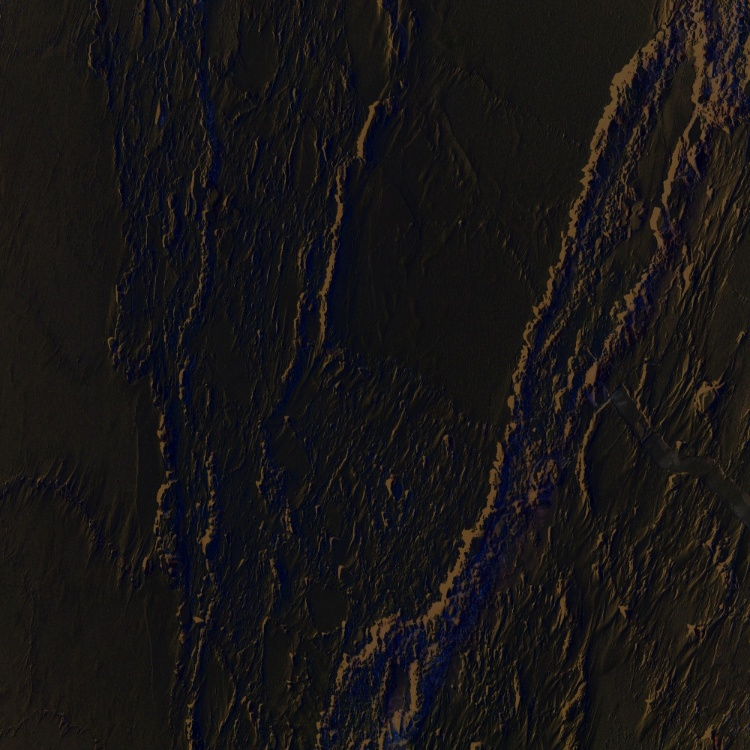
#> input picture changed/empty/2016-04-18 10-55-17_1645_L.JPG, 750 x 750 px, given as the content of the folder ./workDirectory, which was not available
$ python main.py
#> lines starting #> are read from the running program, lines starting #| are printed output that depends on the picture; pictures that were not available may be replaced by others from this repository, and a replacement may not be noted
"""
modulo 1 -- change a photo
"""

from os import listdir
from os.path import abspath
import cv2
import numpy as np
from PIL import Image


def change_contrast(file_name):
#> called with file_name = '2016-04-18 10-55-17_1645_L.JPG'
    img = cv2.imread("./workDirectory/" + file_name)
#> img is the input picture: shape (750, 750, 3); mean B, G, R 21.3, 21.2, 23.6
    imghsv = cv2.cvtColor(img, cv2.COLOR_BGR2HSV).astype("float32")
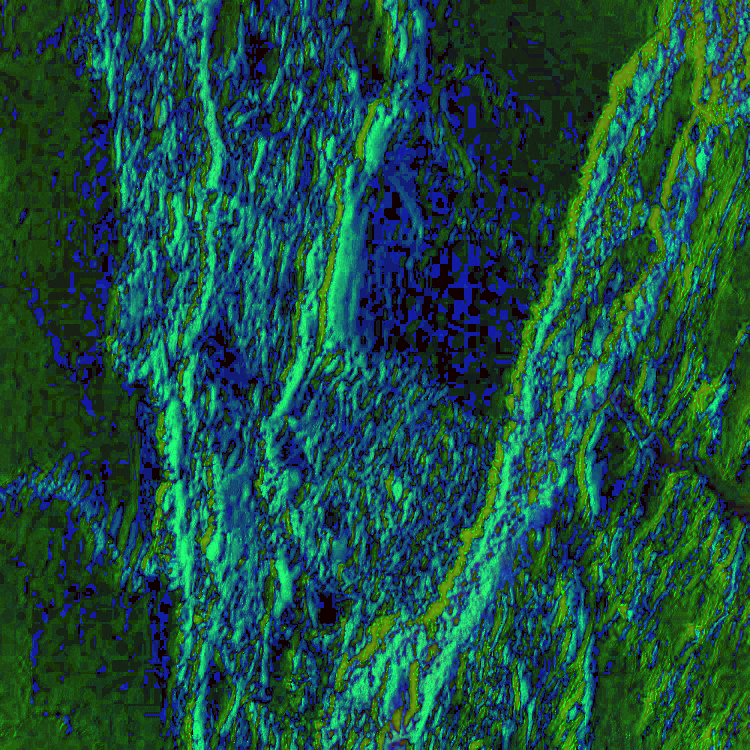
#> imghsv: shape (750, 750, 3) float32; mean B, G, R 65.4, 78.9, 26.7
    (h, s, v) = cv2.split(imghsv)
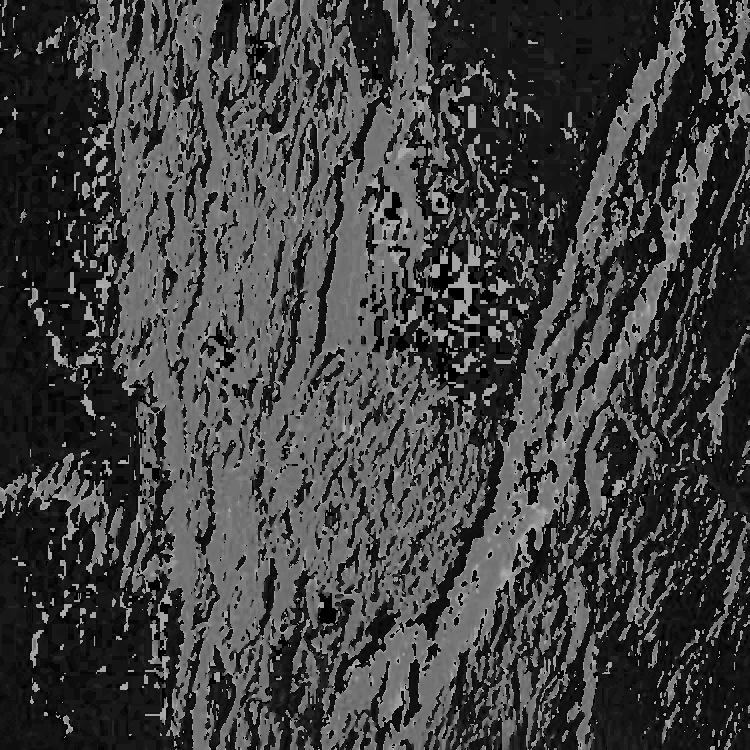
#> h: shape (750, 750) float32; min 0, max 179, mean 65.4
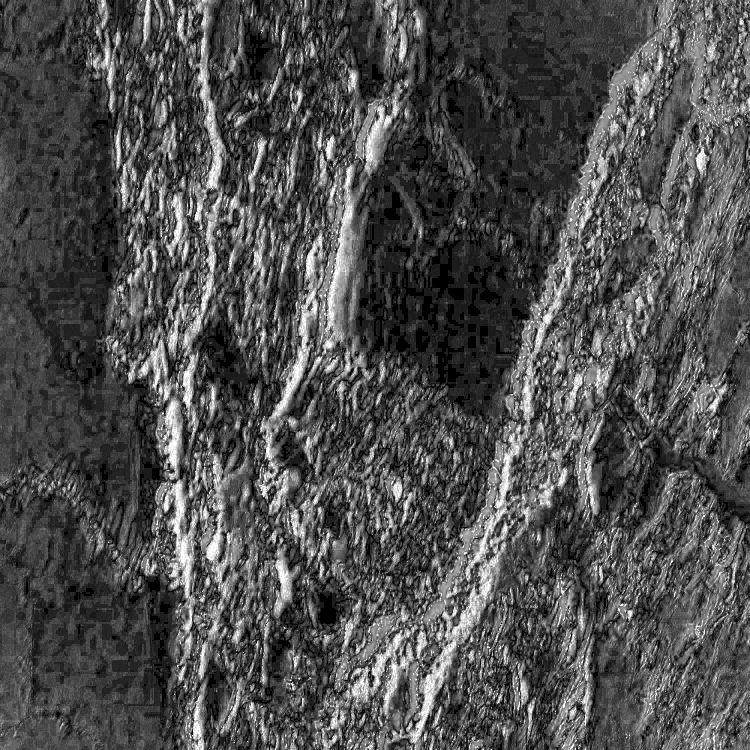
#> s: shape (750, 750) float32; min 0, max 255, mean 78.8
    s = s * 5.4
    s = np.clip(s, 0, 255)
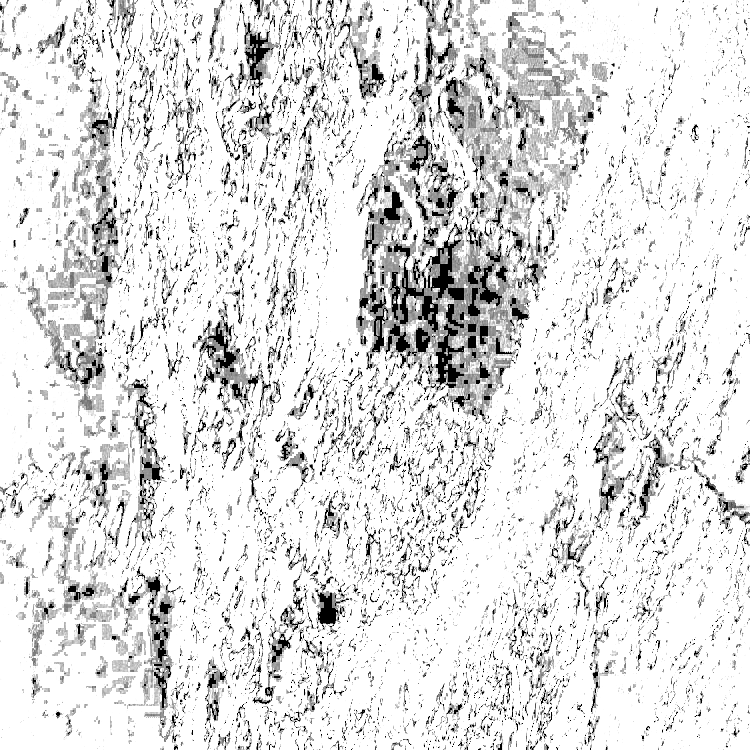
#> s: shape (750, 750) float32; min 0, max 255, mean 223.3
    imghsv = cv2.merge([h, s, v])
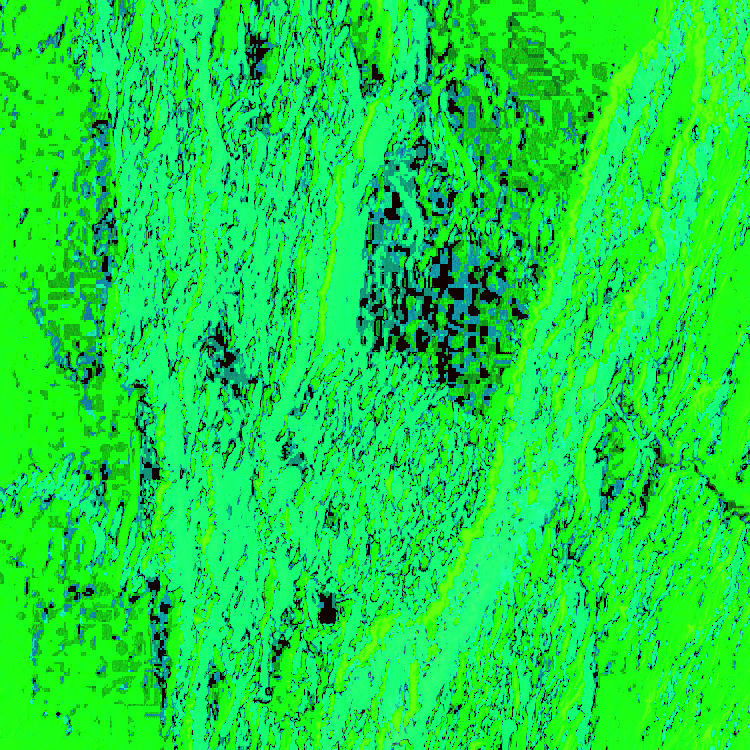
#> imghsv: shape (750, 750, 3) float32; mean B, G, R 65.4, 223.9, 26.7
    imgBGR = cv2.cvtColor(imghsv.astype("uint8"), cv2.COLOR_HSV2BGR)
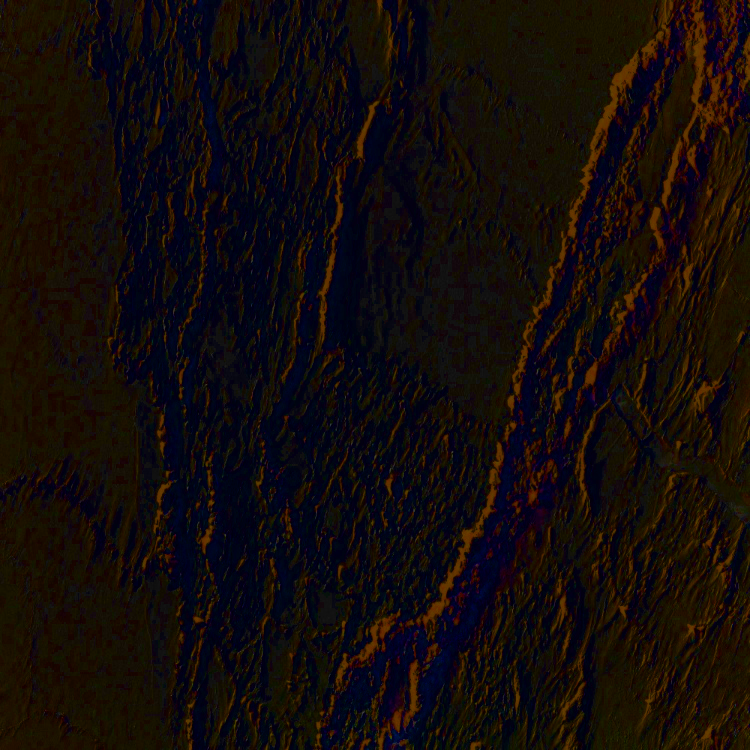
#> imgBGR: shape (750, 750, 3); mean B, G, R 10.5, 12.1, 19.8
    result = np.uint8(np.clip((-0.5 * imgBGR + 100), 0, 255))
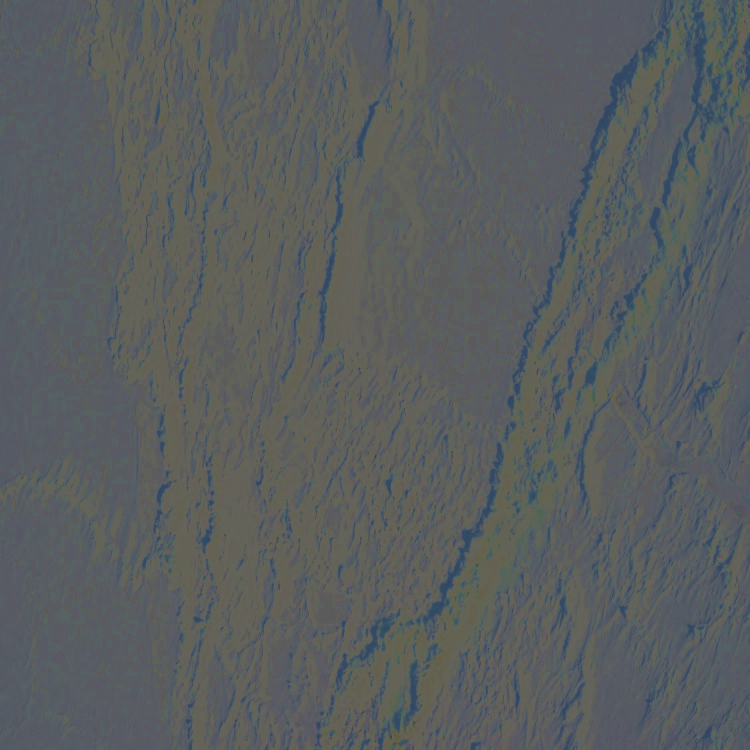
#> result: shape (750, 750, 3); mean B, G, R 94.6, 93.7, 89.9
    result = cv2.resize(result, (1000, 1000))
#> result: shape (1000, 1000, 3)
    cv2.imwrite("./changed/" + file_name, result)


for file_name in listdir("./workDirectory"):
    if file_name != "":
        print(f"\rProceed: {listdir('./workDirectory').index(file_name) / len(listdir('./workDirectory')) * 100}%", end="")
        change_contrast(file_name)

"""
modulo 2 -- through neuralNetwork
"""
